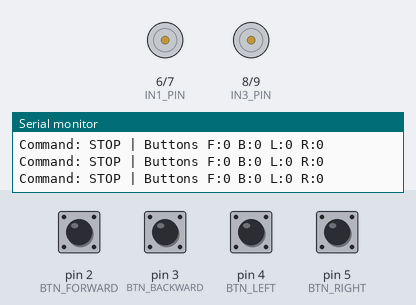
A sketch run on a simulated Arduino Uno, built with avr-gcc and run on an emulated ATmega328P. Shown: motor-driver pin pairs drawn as motors (green arrow = first pin HIGH = forward, orange = second pin HIGH = backward, longer = more drive, scaled by the enable pin), the last lines printed to the serial monitor. The inputs (shaded band) are chosen by the test bench; at power-on: pin 2 (BTN_FORWARD), pin 3 (BTN_BACKWARD), pin 4 (BTN_LEFT), pin 5 (BTN_RIGHT) HIGH.

Above: at 1.2 s.
1.3 s: pin 2 (BTN_FORWARD) pulled LOW for 0.15 s
At 1.37 s:
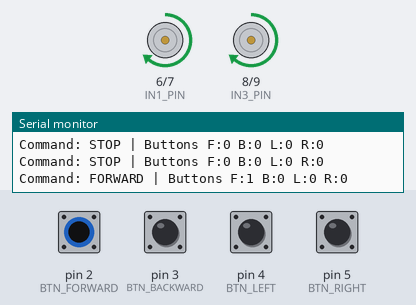
2.9 s: pin 3 (BTN_BACKWARD) pulled LOW for 0.15 s
At 2.98 s:
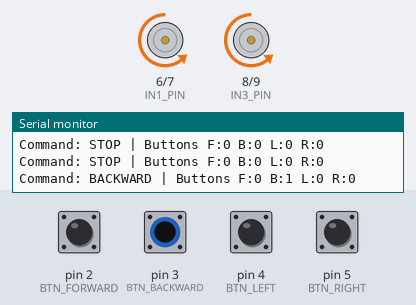
4.5 s: pin 4 (BTN_LEFT) pulled LOW for 0.15 s
At 4.59 s:
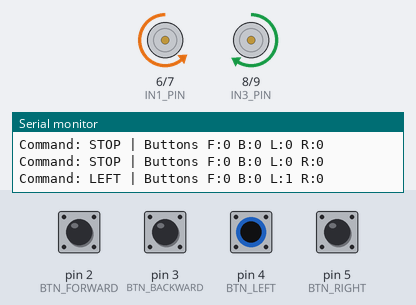
6.1 s: pin 5 (BTN_RIGHT) pulled LOW for 0.15 s
At 6.19 s:
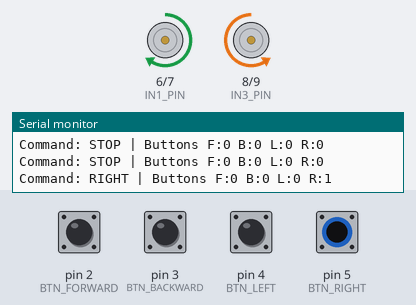
Timing chart, 0 to 8.7 s (numbered marks = the images above; inputs shaded):
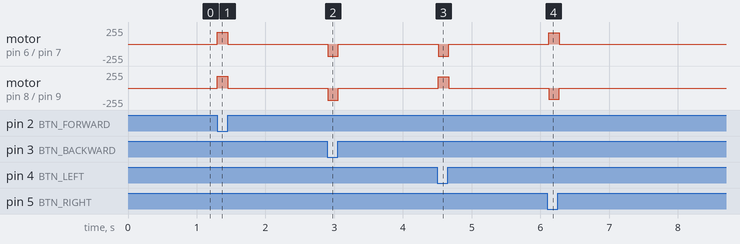

The sketch:

Wired-Controlled-Robot-Car.ino
```cpp
// 084 - Wired Controlled Robot Car
// A robot car driven from a hand controller that is connected by a long
// cable. Four buttons give FORWARD, BACKWARD, LEFT and RIGHT, and the car
// stops as soon as no button is held.
// Board: Arduino Uno
//
// WHY A WIRED (TETHERED) REMOTE?
// The controller is simply four push buttons and a ground wire running down
// one long cable. There is no radio, no pairing, no battery powered
// transmitter and nothing that can drop out mid drive, so the link is 100%
// reliable and the sketch stays simple enough for a first robot project.
//
// Wiring:
//   Hand controller (each button: one leg -> pin, other leg -> GND):
//     FORWARD button -> digital pin 2
//     BACKWARD button -> digital pin 3
//     LEFT button -> digital pin 4
//     RIGHT button -> digital pin 5
//     All four share one ground wire that returns to Arduino GND, so the
//     tether needs five conductors in total (4 signals + GND).
//     The pins use INPUT_PULLUP, so no external resistors are needed.
//
//   L298N motor driver:
//     ENA -> digital pin 11 (PWM left motor speed, remove the ENA jumper cap)
//     IN1 -> digital pin 6, IN2 -> digital pin 7   (left motor)
//     IN3 -> digital pin 8, IN4 -> digital pin 9   (right motor)
//     ENB -> digital pin 10 (PWM right motor speed, remove the ENB jumper cap)
//     +12V -> separate 6-12V motor battery pack (+)
//     GND  -> battery (-) AND Arduino GND (common ground is essential)
//
// PIN NOTE: the usual robot wiring puts ENA on pin 5, but this project needs
// pins 2-5 for the four tether buttons, so ENA was moved to pin 11 (still a
// PWM pin). IN1-IN4 and ENB stay on the standard pins 6, 7, 8, 9 and 10.
//
// IMPORTANT: power the motors from a separate 6-12V supply, never from the
// Arduino 5V pin, and always join the supply ground to the Arduino ground.

// ---------------- Pin constants ----------------
const int BTN_FORWARD = 2;   // held = drive forwards
const int BTN_BACKWARD = 3;  // held = drive backwards
const int BTN_LEFT = 4;      // held = turn left
const int BTN_RIGHT = 5;     // held = turn right

const int ENA_PIN = 11;  // L298N enable A (PWM) - left motor speed (moved from 5)
const int IN1_PIN = 6;   // L298N left motor input 1
const int IN2_PIN = 7;   // L298N left motor input 2
const int IN3_PIN = 8;   // L298N right motor input 1
const int IN4_PIN = 9;   // L298N right motor input 2
const int ENB_PIN = 10;  // L298N enable B (PWM) - right motor speed

// ---------------- Behaviour settings ----------------
const int DRIVE_SPEED = 180;   // 0-255 straight line speed
const int TURN_SPEED = 170;    // 0-255 pivot speed
const int BUTTON_PRESSED = LOW;  // INPUT_PULLUP reads LOW when pressed
const unsigned long PRINT_MS = 500;  // Serial heartbeat interval

// ---------------- State variables ----------------
char lastCommand[12] = "";   // last command printed on the Serial Monitor
unsigned long lastPrintMs = 0;

// Drive the left motor. Speed is signed: + forward, - reverse, 0 stop.
void setLeftMotor(int speed) {
  if (speed > 0) {
    digitalWrite(IN1_PIN, HIGH);
    digitalWrite(IN2_PIN, LOW);
    analogWrite(ENA_PIN, speed);
  } else if (speed < 0) {
    digitalWrite(IN1_PIN, LOW);
    digitalWrite(IN2_PIN, HIGH);
    analogWrite(ENA_PIN, -speed);
  } else {
    digitalWrite(IN1_PIN, LOW);
    digitalWrite(IN2_PIN, LOW);
    analogWrite(ENA_PIN, 0);
  }
}

// Drive the right motor in exactly the same way
void setRightMotor(int speed) {
  if (speed > 0) {
    digitalWrite(IN3_PIN, HIGH);
    digitalWrite(IN4_PIN, LOW);
    analogWrite(ENB_PIN, speed);
  } else if (speed < 0) {
    digitalWrite(IN3_PIN, LOW);
    digitalWrite(IN4_PIN, HIGH);
    analogWrite(ENB_PIN, -speed);
  } else {
    digitalWrite(IN3_PIN, LOW);
    digitalWrite(IN4_PIN, LOW);
    analogWrite(ENB_PIN, 0);
  }
}

void stopMotors() {
  setLeftMotor(0);
  setRightMotor(0);
}

// Spin left on the spot: left wheel back, right wheel forward
void pivotLeft(int speed) {
  setLeftMotor(-speed);
  setRightMotor(speed);
}

// Spin right on the spot: left wheel forward, right wheel back
void pivotRight(int speed) {
  setLeftMotor(speed);
  setRightMotor(-speed);
}

bool buttonHeld(int pin) {
  return digitalRead(pin) == BUTTON_PRESSED;
}

// Read all four buttons and return the winning command.
// If two buttons are held together the first one in this list wins.
const char* readCommand() {
  if (buttonHeld(BTN_FORWARD))  return "FORWARD";
  if (buttonHeld(BTN_BACKWARD)) return "BACKWARD";
  if (buttonHeld(BTN_LEFT))     return "LEFT";
  if (buttonHeld(BTN_RIGHT))    return "RIGHT";
  return "STOP";   // no button held -> coast to a stop every cycle
}

void setup() {
  // INPUT_PULLUP gives a solid HIGH when the button is open and LOW when it
  // is pressed to ground, so no external resistors are required.
  pinMode(BTN_FORWARD, INPUT_PULLUP);
  pinMode(BTN_BACKWARD, INPUT_PULLUP);
  pinMode(BTN_LEFT, INPUT_PULLUP);
  pinMode(BTN_RIGHT, INPUT_PULLUP);

  pinMode(ENA_PIN, OUTPUT);
  pinMode(IN1_PIN, OUTPUT);
  pinMode(IN2_PIN, OUTPUT);
  pinMode(IN3_PIN, OUTPUT);
  pinMode(IN4_PIN, OUTPUT);
  pinMode(ENB_PIN, OUTPUT);

  stopMotors();

  Serial.begin(9600);
  Serial.println("084 - Wired Controlled Robot Car ready.");
  Serial.println("Commands: FORWARD / BACKWARD / LEFT / RIGHT / STOP");
}

void loop() {
  const char* command = readCommand();

  // ----- 1. Run the command every cycle (this is what stops the car) -----
  if (strcmp(command, "FORWARD") == 0) {
    setLeftMotor(DRIVE_SPEED);
    setRightMotor(DRIVE_SPEED);
  } else if (strcmp(command, "BACKWARD") == 0) {
    setLeftMotor(-DRIVE_SPEED);
    setRightMotor(-DRIVE_SPEED);
  } else if (strcmp(command, "LEFT") == 0) {
    pivotLeft(TURN_SPEED);
  } else if (strcmp(command, "RIGHT") == 0) {
    pivotRight(TURN_SPEED);
  } else {
    stopMotors();   // button released -> stop right away
  }

  // ----- 2. Log each new command, plus a half second heartbeat -----
  if (strcmp(command, lastCommand) != 0 || millis() - lastPrintMs >= PRINT_MS) {
    strcpy(lastCommand, command);
    lastPrintMs = millis();

    Serial.print("Command: ");
    Serial.print(command);
    Serial.print(" | Buttons F:");
    Serial.print(buttonHeld(BTN_FORWARD) ? 1 : 0);
    Serial.print(" B:");
    Serial.print(buttonHeld(BTN_BACKWARD) ? 1 : 0);
    Serial.print(" L:");
    Serial.print(buttonHeld(BTN_LEFT) ? 1 : 0);
    Serial.print(" R:");
    Serial.print(buttonHeld(BTN_RIGHT) ? 1 : 0);
    Serial.println();
  }

  delay(25);
}
```

Measured:
- after the input at 1.3 s, motor on pin 6 (IN1_PIN) / pin 7 (IN2_PIN), motor on pin 8 (IN3_PIN) / pin 9 (IN4_PIN): stopped → forward 180/255 at once, → stopped 0.15 s later
- after the input at 2.9 s, motor on pin 6 (IN1_PIN) / pin 7 (IN2_PIN), motor on pin 8 (IN3_PIN) / pin 9 (IN4_PIN): stopped → backward 180/255 at once, → stopped 0.15 s later
- after the input at 4.5 s, motor on pin 6 (IN1_PIN) / pin 7 (IN2_PIN): stopped → backward 180/255 at once, → stopped 0.15 s later; motor on pin 8 (IN3_PIN) / pin 9 (IN4_PIN): stopped → forward 170/255 at once, → stopped 0.15 s later
- after the input at 6.1 s, motor on pin 6 (IN1_PIN) / pin 7 (IN2_PIN): stopped → forward 170/255 at once, → stopped 0.15 s later; motor on pin 8 (IN3_PIN) / pin 9 (IN4_PIN): stopped → backward 170/255 at once, → stopped 0.15 s later
